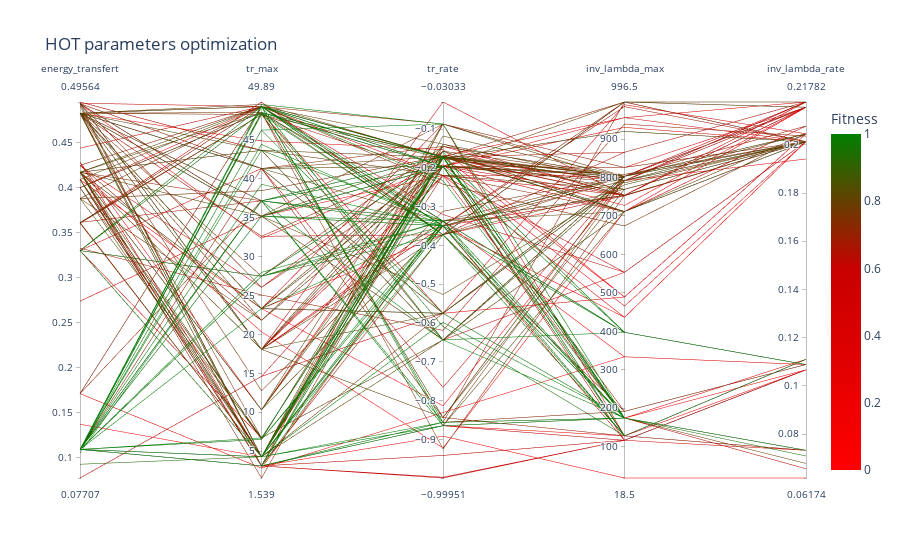

Notebook code cell kept with this figure:
### Code cell
color = (hof_df["fitness"] - hof_df["fitness"].max()).abs()
color = color / color.max()
fig = px.parallel_coordinates(
    hof_df,
    color=color,
    dimensions=list(parameters_boundaries.keys()),
    labels=parameters_boundaries.keys(),
    color_continuous_scale=[[0, "rgb(255,0,0,0.5)"], [0.6, "rgb(200,0,0,0.5)"], [1, "green"]],
    title="HOT parameters optimization",
)
# set color bar title to "Fitness"
fig.update_layout(coloraxis_colorbar=dict(title="Fitness"))
fig.show()

### Figure 1 — Plotly figure (JSON) as saved in the notebook; plotly's stock layout.template omitted (floating-point values rounded to 4 significant figures; data arrays with more than 128 entries replaced by an {"elided": "..."} marker saying what was removed)
{"data": [{"dimensions": [{"label": "energy_transfert", "values": {"elided": "300 float values"}}, {"label": "tr_max", "values": {"elided": "300 float values"}}, {"label": "tr_rate", "values": {"elided": "300 float values"}}, {"label": "inv_lambda_max", "values": {"elided": "300 float values"}}, {"label": "inv_lambda_rate", "values": {"elided": "300 float values"}}], "domain": {"x": [0, 1], "y": [0, 1]}, "line": {"color": {"elided": "300 float values"}, "coloraxis": "coloraxis"}, "name": "", "type": "parcoords"}], "layout": {"coloraxis": {"colorbar": {"title": {"text": "Fitness"}}, "colorscale": [[0, "rgb(255,0,0,0.5)"], [0.6, "rgb(200,0,0,0.5)"], [1, "green"]]}, "legend": {"tracegroupgap": 0}, "title": {"text": "HOT parameters optimization"}}}
